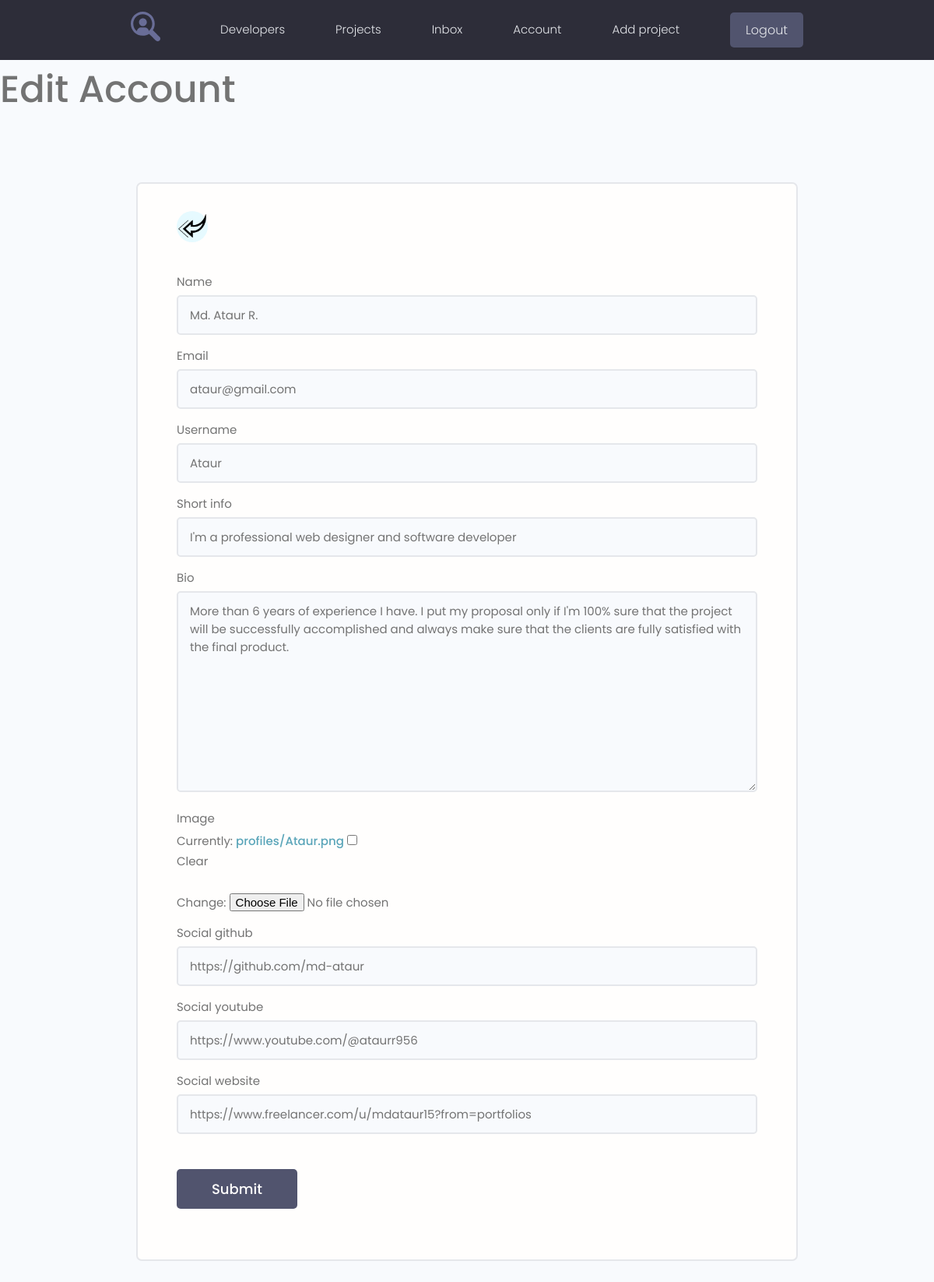
The app's page /edit-account/ (signed in) with its own data.
### users/models.py (models this page shows, shortened)
class Profile(models.Model):
    user = models.OneToOneField(User, on_delete=models.CASCADE, blank=True, null=True)
    name = models.CharField(max_length=200, blank=True, null=True)
    email = models.EmailField(max_length=500,blank=True,null=True)
    username = models.CharField(max_length=200,blank=True,null=True)
    short_info = models.CharField(max_length=200,blank=True,null=True)
    bio = models.TextField(blank=True,null=True)
    image = models.ImageField(upload_to='profiles/', blank=True,null=True,
      default='profiles/user-default.png')
    social_github = models.CharField(max_length=200, blank=True, null=True)
    social_youtube = models.CharField(max_length=200, blank=True, null=True)
    social_website = models.CharField(max_length=200, blank=True, null=True)
    created = models.DateTimeField(auto_now_add=True)

### users/views.py (the view)
# urls.py: path('edit-account/', views.edit_account, name='edit-account'),
@login_required(login_url='login')
def edit_account(request):
    profile = request.user.profile
    form = ProfileForm(instance=profile)
    if request.method == "POST":
        form = ProfileForm(request.POST, request.FILES, instance=profile)
        if form.is_valid():
            form.save()
            messages.success(request,"Account edited successfully! ")
            return redirect("account")
    context = {'form': form}
    return render(request, "users/profile_form.html", context)

### users/forms.py
class ProfileForm(ModelForm):
    class Meta:
        model = Profile
        exclude = ['user', 'created']
    def __init__(self, *args, **kwargs):
        super().__init__(*args, **kwargs)
        for field in self.fields:
            self.fields[field].widget.attrs.update({'class': 'input'})

### users/templates/users/profile_form.html (shortened to what this page needs)
{% extends "project/base.html" %}
{% load static %}
{% block content %}
<h1>Edit Account</h1>
    <main class="formPage my-xl">
        <div class="content-box">
            <div class="formWrapper">
                <a class="backButton" href="{% url 'account' %}"><img src="{% static 'images/left.png' %}" alt="left"></a>
                <br>
                <form class="form" action="{% url 'edit-account' %}" method="post" enctype="multipart/form-data">
                    {% for field in form %}
                    <div class="form__field">
                        <label> {{ field.label }} </label>
                        {{ field }}
                    </div>
                    {% endfor %}
                    <input class="btn btn--sub btn--lg  my-md" type="submit" value="Submit" />
                </form>
            </div>
        </div>
    </main>
{% endblock %}

### project/static/styles/app.css (style rules this page uses)
:root { --color-sub: #2d2d39; }
.btn--sub { background-color: var(--color-sub-light); }
img { width: 100%; }
.content-box { width: 95%; max-width: 85rem; margin: 0 auto; }
.backButton { background: var(--color-main-light); color: var(--color-main); width: 4rem; height: 4rem; display: flex; align-items: center; justify-content: center; border-radius: 50%; }
.formPage .formWrapper { list-style: none; background: var(--color-white); padding: 3.5rem 5rem; border: 2px solid var(--color-light); border-radius: 0.7rem; }

### project/static/uikit/styles/modules/_variables.css (style rules this page uses)
:root { --color-main: #5aa5b9; --color-main-light: #e6faff; --color-sub: #3f4156; --color-sub-light: #51546e; --color-sub-lighter: #ededfd; --color-text: #737373; --color-gray: #8b8b8b; --color-light: #e5e7eb; --color-light-gray: #767676; --color-bg: #f8fafd; --color-white: #fffefd; --color-white-light: #f3f3f3; --color-success: #359e64; --color-success-bg: #def8e8; --color-error: #fc4b0b; --color-error-bg: #fff2ee; --font-base: 'Poppins', arial, helvetica, 'Segoe UI', roboto, ubuntu, sans-serif; --font-monospace: 'Fira Code', 'Courier New', courier, monospace; --font-regular: 300; --font-medium: 500; --font-bold: 700; --generic-shadow: 1px 1px 5px #00000010; --generic-transition: all 0.3s ease-in-out; }

### project/static/uikit/styles/modules/_base.css (style rules this page uses)
* { margin: 0; padding: 0; box-sizing: border-box; text-rendering: optimizeLegibility; color: inherit; font-size: inherit; }
html { font-size: 50%; }
@media only screen and (min-width: 480px) { html { font-size: 56.25%; } }
@media only screen and (min-width: 1200px) { html { font-size: 62.5%; } }
body { line-height: 1.6; font-weight: 400; font-size: 1.5rem; color: var(--color-text); background-color: var(--color-bg); min-height: 100vh; }

### project/static/uikit/styles/modules/_typography.css (style rules this page uses)
* { font-family: var(--font-base); }
h1 { font-size: 4.8rem; font-weight: var(--font-medium); }
a { padding-bottom: 2px; text-decoration: none; display: inline-block; color: var(--color-main); font-weight: var(--font-medium); }

### project/static/uikit/styles/modules/_utilities.css (style rules this page uses)
.my-md { margin: 3rem auto; }
.my-xl { margin: 8rem auto; }

### project/static/uikit/styles/modules/_button.css (style rules this page uses)
.btn { display: inline-block; position: relative; cursor: pointer; background-color: var(--color-light); font-weight: var(--font-medium); color: var(--color-sub); text-decoration: none; padding: 1rem 2rem; border-radius: 0.5rem; border: none; width: -webkit-fit-content; width: -moz-fit-content; width: fit-content; height: -webkit-fit-content; height: -moz-fit-content; height: fit-content; font-size: 1.6rem; outline-width: 0; outline-color: transparent; -webkit-backface-visibility: hidden; backface-visibility: hidden; transition: all 0.3s ease-in-out; }
.btn--sub { background-color: var(--color-sub); color: var(--color-white); }
.btn--lg { font-size: 1.8rem; padding: 1.2rem 4.5rem; }

### project/static/uikit/styles/modules/_form.css (style rules this page uses)
.form { display: block; }
.form__field { margin-top: 1.5rem; margin-bottom: 1.5rem; }
.form__label, .form__field > label { display: block; margin-bottom: 0.5rem; color: var(--color-text); }
input.input[type='text'], input.input[type='email'], input.input[type='password'], input.input[type='number'], textarea.input { min-width: 24rem; width: 100%; padding: 1.2rem 1.5rem; border-radius: 0.5rem; border: 2px solid var(--color-light); transition: all 0.3s ease-in-out; background-color: var(--color-bg); }

### records on screen
Profile: form "Md. Ataur R." "ataur@gmail.com" "Ataur" "I'm a professional web designer and software developer" "More than 6 years of experience I have. I put my proposal only if I'm 100% sure that the project will be successfully accomplished and always make sure that the clients are fully satisfied with the final product." "https://github.com/md-ataur" "https://www.youtube.com/@ataurr956" "https://www.freelancer.com/u/mdataur15?from=portfolios"

### other values on screen
{{ field.label }} "Name" "Email" "Username" "Short info" "Bio" "Image" "Social github" "Social youtube" "Social website"
